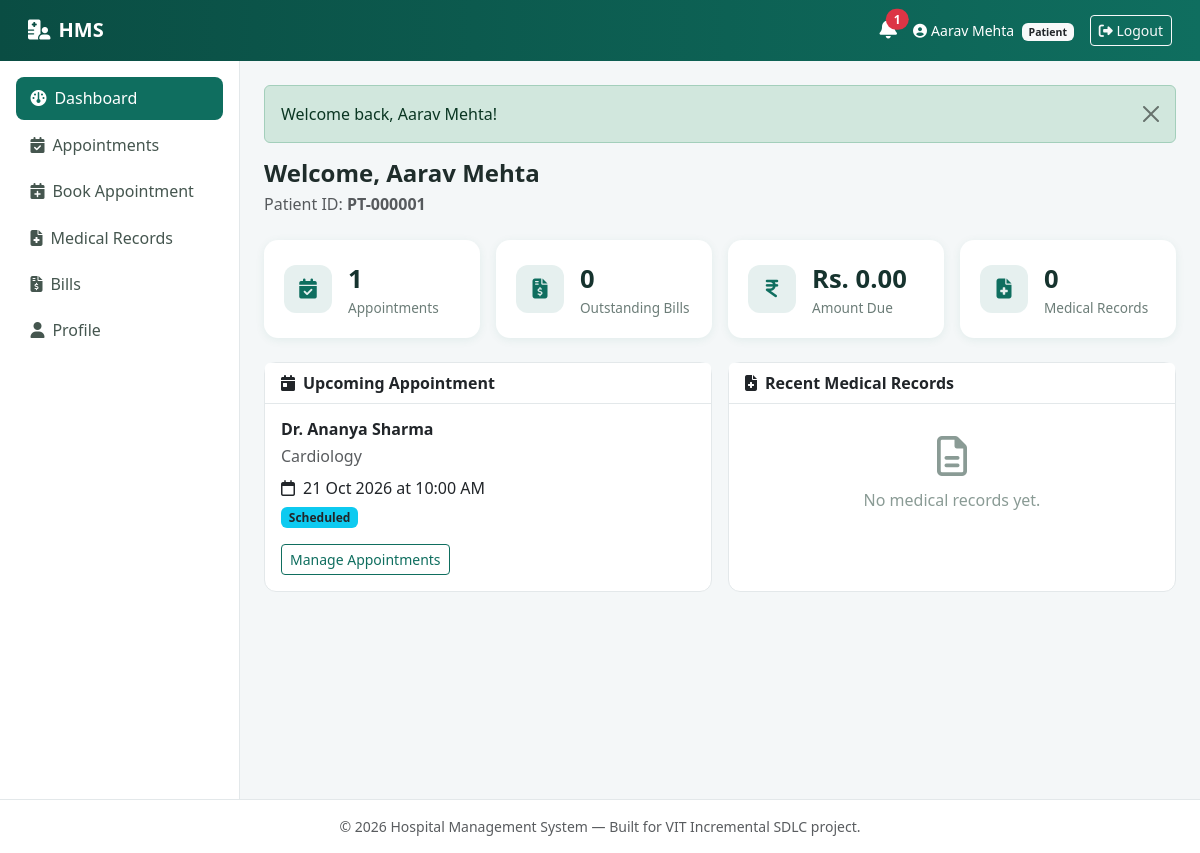
Screenshot of /patient/dashboard.php (signed in) with the database file from the repository.
### tables this page shows
CREATE TABLE patients (
    id INT AUTO_INCREMENT PRIMARY KEY,
    user_id INT NOT NULL UNIQUE,
    patient_id VARCHAR(20) NOT NULL UNIQUE,         
    emergency_contact VARCHAR(50) DEFAULT NULL,
    blood_group VARCHAR(5) DEFAULT NULL,
    created_at TIMESTAMP NOT NULL DEFAULT CURRENT_TIMESTAMP,
    CONSTRAINT fk_patients_user FOREIGN KEY (user_id) REFERENCES users(id) ON DELETE CASCADE
);

CREATE TABLE appointments (
    id INT AUTO_INCREMENT PRIMARY KEY,
    patient_id INT NOT NULL,
    doctor_id INT NOT NULL,
    appointment_date DATE NOT NULL,
    appointment_time TIME NOT NULL,
    status ENUM('Scheduled','Confirmed','Completed','Cancelled','Rescheduled') NOT NULL DEFAULT 'Scheduled',
    reason VARCHAR(255) DEFAULT NULL,
    created_at TIMESTAMP NOT NULL DEFAULT CURRENT_TIMESTAMP,
    CONSTRAINT fk_appt_patient FOREIGN KEY (patient_id) REFERENCES patients(id) ON DELETE CASCADE,
    CONSTRAINT fk_appt_doctor FOREIGN KEY (doctor_id) REFERENCES doctors(id) ON DELETE CASCADE,
    INDEX idx_appt_doctor_date (doctor_id, appointment_date),
    INDEX idx_appt_patient (patient_id),
    INDEX idx_appt_status (status),
     
     
     
     
     
    UNIQUE KEY uq_doctor_slot (doctor_id, appointment_date, appointment_time)
);

CREATE TABLE users (
    id INT AUTO_INCREMENT PRIMARY KEY,
    name VARCHAR(150) NOT NULL,
    email VARCHAR(150) NOT NULL UNIQUE,
    password VARCHAR(255) NOT NULL,                
    role ENUM('patient','doctor','admin') NOT NULL,
    phone VARCHAR(20) DEFAULT NULL,
    address VARCHAR(255) DEFAULT NULL,
    date_of_birth DATE DEFAULT NULL,
    status ENUM('active','inactive') NOT NULL DEFAULT 'active',
    created_at TIMESTAMP NOT NULL DEFAULT CURRENT_TIMESTAMP,
    INDEX idx_users_role (role),
    INDEX idx_users_status (status)
);

CREATE TABLE doctors (
    id INT AUTO_INCREMENT PRIMARY KEY,
    user_id INT NOT NULL UNIQUE,
    specialization VARCHAR(100) NOT NULL,
    qualification VARCHAR(150) DEFAULT NULL,
    consultation_fee DECIMAL(10,2) NOT NULL DEFAULT 0.00,
    availability VARCHAR(255) DEFAULT NULL,         
    status ENUM('active','inactive') NOT NULL DEFAULT 'active',
    CONSTRAINT fk_doctors_user FOREIGN KEY (user_id) REFERENCES users(id) ON DELETE CASCADE,
    INDEX idx_doctors_specialization (specialization),
    INDEX idx_doctors_status (status)
);

### includes/functions.php (called while the page is built, shortened)
<?php
function esc(?string $value): string
{
    return htmlspecialchars($value ?? '', ENT_QUOTES, 'UTF-8');
}
function formatDate(?string $date): string
{
    return date('d M Y', strtotime($date));
}
function formatTime(?string $time): string
{
    return date('h:i A', strtotime($time));
}
function formatMoney(float $amount): string
{
    return 'Rs. ' . number_format($amount, 2);
}
function statusBadgeClass(string $status): string
{
    $map = [
        'Scheduled'   => 'bg-info text-dark',
        'Confirmed'   => 'bg-primary',
        'Completed'   => 'bg-success',
        'Cancelled'   => 'bg-danger',
        'Rescheduled' => 'bg-warning text-dark',
        'Unpaid'      => 'bg-danger',
        'Paid'        => 'bg-success',
        'Failed'      => 'bg-danger',
        'Pending'     => 'bg-warning text-dark',
        'active'      => 'bg-success',
        'inactive'    => 'bg-secondary',
        'Available'   => 'bg-success',
        'Occupied'    => 'bg-danger',
    ];
    return $map[$status] ?? 'bg-secondary';
}

### includes/auth.php (called while the page is built, shortened)
<?php
require_once __DIR__ . '/functions.php';
function currentUserId(): ?int
{
    return $_SESSION['user_id'] ?? null;
}
function currentPatientRecord(PDO $pdo): ?array
{
    $stmt = $pdo->prepare('SELECT * FROM patients WHERE user_id = ?');
    $stmt->execute([currentUserId()]);
    $row = $stmt->fetch();
    return $row ?: null;
}

### patient/dashboard.php (the view, shortened to what this page needs)
<?php
require_once __DIR__ . '/../includes/auth.php';
$pdo = getDB();
$patient = currentPatientRecord($pdo);
$patientId = $patient['id'];
$stmt = $pdo->prepare("SELECT COUNT(*) c FROM appointments WHERE patient_id = ?");
$stmt->execute([$patientId]);
$totalAppointments = (int)$stmt->fetch()['c'];
$stmt = $pdo->prepare("SELECT COUNT(*) c FROM bills WHERE patient_id = ? AND status IN ('Unpaid','Pending','Failed')");
$stmt->execute([$patientId]);
$outstandingBillsCount = (int)$stmt->fetch()['c'];
$stmt = $pdo->prepare("SELECT COALESCE(SUM(total_amount),0) s FROM bills WHERE patient_id = ? AND status IN ('Unpaid','Pending','Failed')");
$stmt->execute([$patientId]);
$outstandingAmount = (float)$stmt->fetch()['s'];
$stmt = $pdo->prepare("SELECT COUNT(*) c FROM medical_records WHERE patient_id = ?");
$stmt->execute([$patientId]);
$totalRecords = (int)$stmt->fetch()['c'];
$stmt = $pdo->prepare("SELECT a.*, u.name AS doctor_name, d.specialization
                        FROM appointments a
                        JOIN doctors d ON a.doctor_id = d.id
                        JOIN users u ON d.user_id = u.id
                        WHERE a.patient_id = ? AND a.status IN ('Scheduled','Confirmed','Rescheduled')
                        AND (a.appointment_date > CURDATE() OR (a.appointment_date = CURDATE() AND a.appointment_time >= CURTIME()))
                        ORDER BY a.appointment_date ASC, a.appointment_time ASC LIMIT 1");
$stmt->execute([$patientId]);
$upcoming = $stmt->fetch();
$stmt = $pdo->prepare("SELECT mr.*, u.name AS doctor_name FROM medical_records mr
                        JOIN doctors d ON mr.doctor_id = d.id JOIN users u ON d.user_id = u.id
                        WHERE mr.patient_id = ? ORDER BY mr.created_at DESC LIMIT 5");
$stmt->execute([$patientId]);
$recentRecords = $stmt->fetchAll();
include __DIR__ . '/../includes/header.php';
include __DIR__ . '/../includes/navbar.php';
?>
<h4 class="fw-bold mb-1">Welcome, <?= esc($_SESSION['name']) ?></h4>
<p class="text-muted mb-4">Patient ID: <strong><?= esc($patient['patient_id']) ?></strong></p>
<div class="row g-3 mb-4">
  <div class="col-6 col-md-3">
    <div class="stat-card d-flex align-items-center gap-3">
      <div class="stat-icon"><i class="fa-solid fa-calendar-check"></i></div>
      <div><div class="stat-value"><?= $totalAppointments ?></div><div class="stat-label">Appointments</div></div>
    </div>
  </div>
  <div class="col-6 col-md-3">
    <div class="stat-card d-flex align-items-center gap-3">
      <div class="stat-icon"><i class="fa-solid fa-file-invoice-dollar"></i></div>
      <div><div class="stat-value"><?= $outstandingBillsCount ?></div><div class="stat-label">Outstanding Bills</div></div>
    </div>
  </div>
  <div class="col-6 col-md-3">
    <div class="stat-card d-flex align-items-center gap-3">
      <div class="stat-icon"><i class="fa-solid fa-indian-rupee-sign"></i></div>
      <div><div class="stat-value"><?= formatMoney($outstandingAmount) ?></div><div class="stat-label">Amount Due</div></div>
    </div>
  </div>
  <div class="col-6 col-md-3">
    <div class="stat-card d-flex align-items-center gap-3">
      <div class="stat-icon"><i class="fa-solid fa-file-medical"></i></div>
      <div><div class="stat-value"><?= $totalRecords ?></div><div class="stat-label">Medical Records</div></div>
    </div>
  </div>
</div>
<div class="row g-3">
  <div class="col-lg-6">
    <div class="card h-100">
      <div class="card-header"><i class="fa-solid fa-calendar-day me-2"></i>Upcoming Appointment</div>
      <div class="card-body">
        <?php if ($upcoming): ?>
          <h6 class="fw-bold mb-1">Dr. <?= esc($upcoming['doctor_name']) ?></h6>
          <p class="text-muted mb-2"><?= esc($upcoming['specialization']) ?></p>
          <p class="mb-1"><i class="fa-regular fa-calendar me-2"></i><?= formatDate($upcoming['appointment_date']) ?> at <?= formatTime($upcoming['appointment_time']) ?></p>
          <span class="badge <?= statusBadgeClass($upcoming['status']) ?>"><?= esc($upcoming['status']) ?></span>
          <div class="mt-3">
            <a href="appointments.php" class="btn btn-sm btn-outline-primary">Manage Appointments</a>
          </div>
        <?php endif; ?>
      </div>
    </div>
  </div>
  <div class="col-lg-6">
    <div class="card h-100">
      <div class="card-header"><i class="fa-solid fa-file-medical me-2"></i>Recent Medical Records</div>
      <div class="card-body">
        <?php if ($recentRecords): ?>
          <ul class="list-group list-group-flush">
            <?php foreach ($recentRecords as $r): ?>
              <li class="list-group-item px-0">
                <div class="d-flex justify-content-between">
                  <strong>Dr. <?= esc($r['doctor_name']) ?></strong>
                  <span class="text-muted small"><?= formatDate($r['created_at']) ?></span>
                </div>
                <div class="text-muted small"><?= esc($r['diagnosis']) ?></div>
              </li>
            <?php endforeach; ?>
          </ul>
          <a href="medical_records.php" class="btn btn-sm btn-outline-primary mt-3">View All Records</a>
        <?php else: ?>
          <div class="empty-state py-3">
            <i class="fa-regular fa-file-lines"></i>
            No medical records yet.
          </div>
        <?php endif; ?>
      </div>
    </div>
  </div>
</div>
<?php include __DIR__ . '/../includes/footer.php'; ?>

### assets/css/style.css (style rules this page uses)
:root { --hms-primary: #0f6e5f; --hms-primary-dark: #0a4d43; --hms-accent: #2f9e8f; --hms-bg: #f4f7f8; --hms-sidebar-bg: #ffffff; --hms-border: #e3e8ea; }
body { background-color: var(--hms-bg); font-family: 'Segoe UI', Roboto, -apple-system, BlinkMacSystemFont, sans-serif; color: #1f2d2b; }
.stat-card { border: none; border-radius: 14px; box-shadow: 0 2px 10px rgba(15, 110, 95, 0.08); padding: 1.25rem; background: #fff; height: 100%; }
.stat-card .stat-icon { width: 48px; height: 48px; border-radius: 12px; display: flex; align-items: center; justify-content: center; font-size: 1.25rem; background: rgba(15, 110, 95, 0.1); color: var(--hms-primary); }
.stat-card .stat-value { font-size: 1.6rem; font-weight: 700; color: #16332e; }
.stat-card .stat-label { color: #6c7d78; font-size: 0.85rem; }
.card { border-radius: 12px; border: 1px solid var(--hms-border); }
.card-header { background: #fff; border-bottom: 1px solid var(--hms-border); font-weight: 600; }
.btn-outline-primary { color: var(--hms-primary); border-color: var(--hms-primary); }
.empty-state { text-align: center; padding: 3rem 1rem; color: #8a9b95; }
.empty-state i { font-size: 2.5rem; margin-bottom: 0.75rem; display: block; }

### rows the page displays
patients: patient "PT-000001"
appointments: users.name "Ananya Sharma", doctor.specialization "Cardiology", appointment_date "21 Oct 2026", appointment_time "10:00 AM", status "Scheduled"

### other values shown
$unreadCount "1"
$_SESSION['name'] "Aarav Mehta"
$role "Patient"
$label "Dashboard"
$label "Appointments"
$label "Book Appointment"
$label "Medical Records"
$label "Bills"
$label "Profile"
$flash['message'] "Welcome back, Aarav Mehta!"
$totalAppointments "1"
$outstandingBillsCount "0"
formatMoney($outstandingAmount) "Rs. 0.00"
$totalRecords "0"
